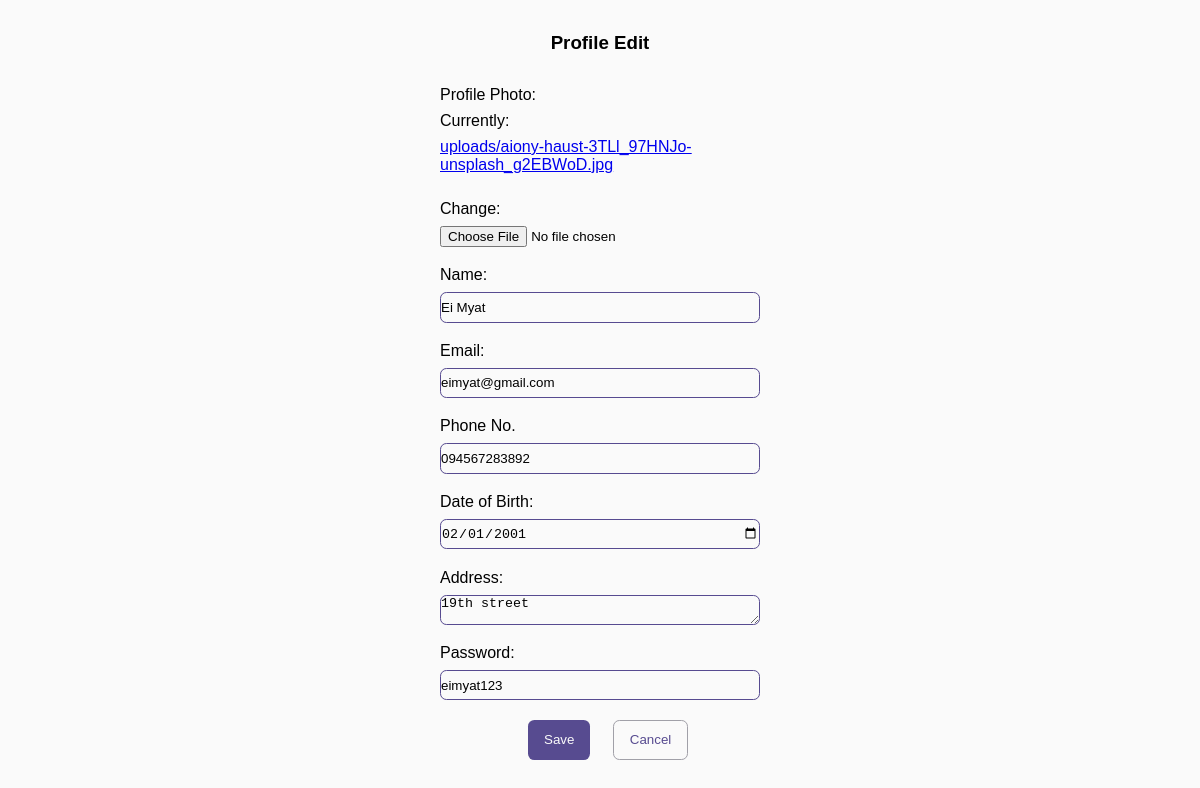
/update_patient/3/ (signed in), run on the app's committed database.
### patients/models.py (models this page shows, shortened)
class Patient(models.Model):
    PatientID = models.AutoField(primary_key=True)
    PatientImg = models.ImageField(upload_to='uploads',default='a.png')
    PatientName = models.CharField(max_length=40)
    PatientMail = models.EmailField(max_length=40)
    PatientPh =models.CharField(max_length=30)
    PatientDob = models.DateField()
    PatientAddr = models.CharField(max_length=100)
    PatientPwd = models.CharField(max_length=30)

### patients/views.py (the view)
# urls.py: path('update_patient/<int:id>/',views.update_patient, name='update_patient'),
def update_patient(request, id):
    sid = request.session.get('sid')
    if sid:
        s_data = Staff.objects.get(id=sid)
        data = Patient.objects.get(PatientID=id)
        form = UpdateForm(request.POST, request.FILES, instance=data)
        if form.is_valid():
            update_mail = form.cleaned_data['PatientMail']
            exist_mail = Patient.objects.filter(PatientMail=update_mail).exclude(PatientID=id)
            update_ph = form.cleaned_data['PatientPh']
            exist_ph = Patient.objects.filter(PatientPh=update_ph).exclude(PatientID=id)
            if exist_mail.exists():
                msg = "Email is already in use"
                return render(request, 'adminpedit.html', {'form': form, 'msg': msg, 'items': s_data})
            elif exist_ph.exists():
                msg = "Phone number is already in use"
                return render(request, 'adminpedit.html', {'form': form, 'msg': msg, 'items': s_data})
            else:
                form.save()
                return HttpResponseRedirect("/adminpatient/")
        else:
            form = UpdateForm(instance=data)
        return render(request, 'adminpedit.html', {'form': form, 'items': s_data})

### patients/forms.py
class UpdateForm(forms.ModelForm):
    class Meta:
        model = Patient
        fields =['PatientImg','PatientName','PatientMail','PatientPh','PatientDob','PatientAddr','PatientPwd']
        labels={
            'PatientImg':_('Profile Photo',),
            'PatientName': _("Name"),
            'PatientMail':_('Email'),
            'PatientPh':_('Phone No.'),
            'PatientDob': _('Date of Birth'),
            'PatientAddr':_('Address'),
            'PatientPwd':_('Password')
        }
        widgets={
            'PatientMail': forms.EmailInput(attrs={'type':'email', 'placeholder':'Enter your email'}),
            'PatientDob': forms.DateInput(attrs={'type': 'date', 'placeholder': 'yyyy-mm-dd'}),
            'PatientName': forms.TextInput(attrs={ 'placeholder': 'Enter your name'}),
            'PatientAddr': forms.Textarea(attrs={'placeholder': 'Enter your address'}),
            'PatientPwd': forms.TextInput(attrs={'placeholder': 'Enter your password'}),
        }

### templates/adminpedit.html (shortened to what this page needs)
<!DOCTYPE html>
{%load static%}
<html lang="en">
<head>
    <link rel="stylesheet" href="{% static '/css/edit.css'%}">
</head>
<body>
    <div class="edit-form-section">
        <h3 class="edit-header">Profile Edit</h3>
        <form method="post" enctype="multipart/form-data" class="cta-section-1">
        {% for field in form %}
        <p class="input-section-1">{{ field.label_tag }} {{ field }}</p>
        {% endfor %}
        <div class="btn-section">
            <button onclick="location.href='{%url 'adminpatient'%}'" class="primary-btn">Save</button>
            <button value="Cancel" onclick="location.href='{% url 'adminpatient'%}'" class="cancel-btn">Cancel</button>
        </div>
    </form>
    </div>
</body>
</html>

### patients/static/css/edit.css (style rules this page uses)
* { margin: 0; padding: 0; box-sizing: border-box; }
body { background-color: #fafafa; font-family: "Work Sans", sans-serif; }
.edit-form-section { width: 20rem; margin: 2rem auto; }
.edit-header { text-align: center; margin-bottom: 2rem; }
.input-section-1 { display: grid; gap: 0.5rem; margin-bottom: 1.2rem; }
.primary-btn { border: 0; background-color: #574b90; padding: 0.8rem 1rem; color: #fafafa; border-radius: 0.4rem; cursor: pointer; }
.cancel-btn { border: 0; background-color: transparent; padding: 0.7rem 1rem; border: 1px solid #a1a0a8; border-radius: 0.4rem; cursor: pointer; text-decoration:none; color:#574b90; }
.btn-section { margin-left: 5.5rem; display: flex; gap: 1.4rem; }

### data on the page
Patient: form "Ei Myat" "eimyat@gmail.com" "094567283892" "02/01/2001" "19th street" "eimyat123"

### other printed values
{{ field.label_tag }} "Profile Photo:" "Name:" "Email:" "Phone No." "Date of Birth:" "Address:" "Password:"
